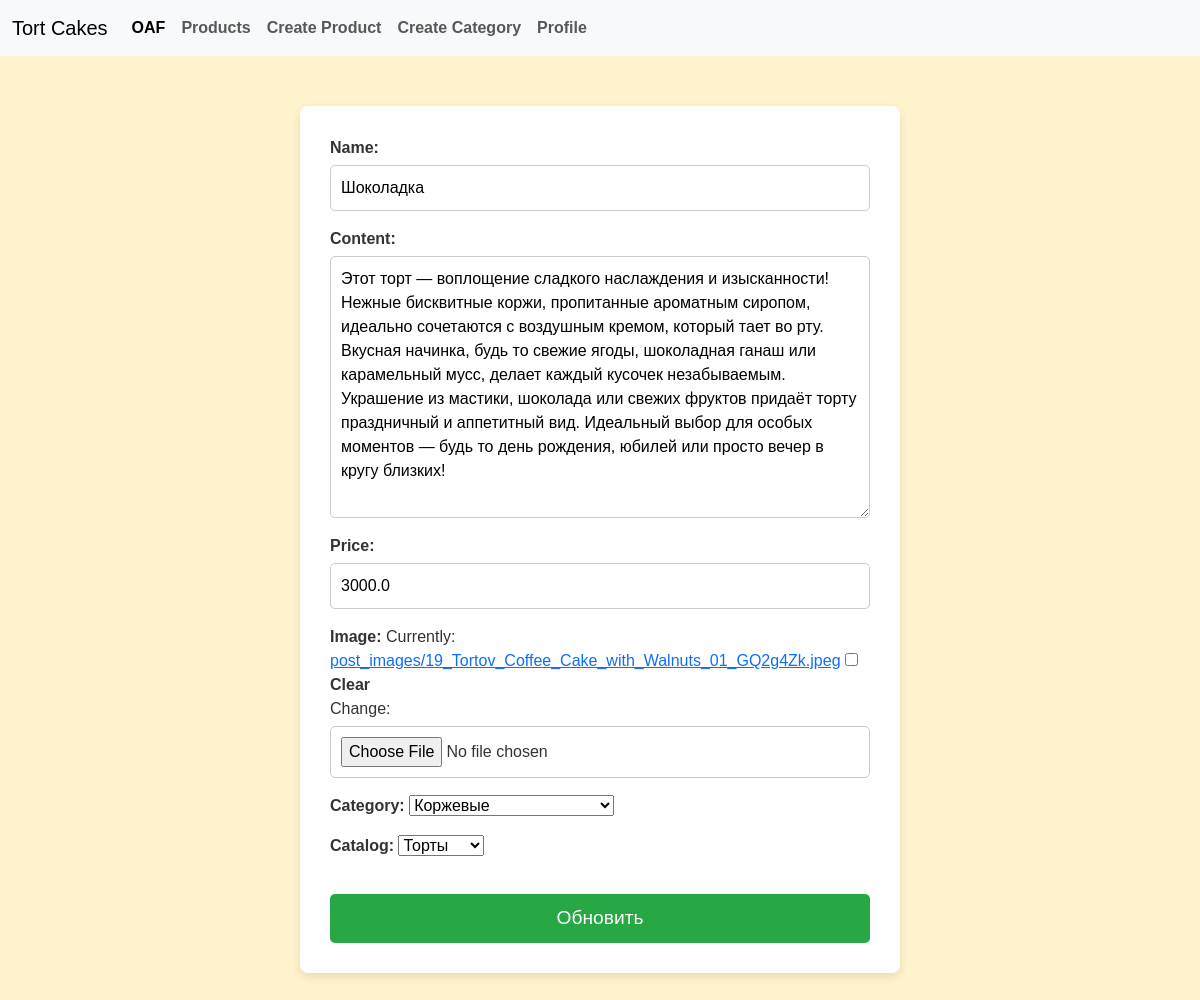
Screenshot of /products/4/update/ (signed in) with the database file from the repository.
### post/models.py (models this page shows, shortened)
class Product(models.Model):
    user = models.ForeignKey(
        'auth.User',
        on_delete=models.CASCADE,
        related_name='products',
        null=True
    )
    image = models.ImageField(upload_to='post_images', null=True, blank=True)
    name = models.CharField(max_length=100)
    content = models.TextField(null=True, blank=True)
    price = models.FloatField(default=0)
    created_at = models.DateTimeField(auto_now_add=True)
    updated_at = models.DateTimeField(auto_now=True)
    category = models.ForeignKey(
        Category,
        null=True,
        on_delete=models.CASCADE,
        related_name='category'
    )
    catalog = models.ForeignKey(
        Catalog,
        null=True,
        on_delete=models.CASCADE,
        related_name='catalog'
    )
    class Meta:
        verbose_name_plural = 'Продукты'
        verbose_name = 'Продукт'

class Category(models.Model):
    name = models.CharField(max_length=50)
    description = models.TextField(null=True, blank=True)
    def __str__(self):
        return f"{self.name}"
    class Meta:
        verbose_name_plural = 'Категории'
        verbose_name = 'Категория'

class Catalog(models.Model):
    name = models.CharField(max_length=50)
    description = models.TextField(null=True, blank=True)
    def __str__(self):
        return f"{self.name}"
    class Meta:
        verbose_name_plural = 'Каталоги'
        verbose_name = 'Каталог'

### post/views.py (the view, shortened to what this page needs)
# urls.py: path('products/<int:product_id>/update/', update_product_view),
@login_required(login_url='/login/')
def update_product_view(request, product_id):
    try:
        product = Product.objects.get(id=product_id)
    except:
        return HttpResponse(status=404)
    if request.method == 'GET':
        form = ProductForm(instance=product)
        return render(request,
                      'products/update_product.html',
                      context={"form": form})

### post/forms.py (shortened to what this page needs)
class ProductForm(forms.ModelForm):
    class Meta:
        model = Product
        fields = ['name', 'content', 'price', 'image', 'category', 'catalog']

### templates/products/update_product.html (shortened to what this page needs)
{% extends 'components/navbar.html' %}
{% load static %}
{% block content %}
<head>
    <link rel="stylesheet" type="text/css" href="{% static 'products/update_product.css' %}">
</head>
<body>
    <form action="" method="post" enctype="multipart/form-data">
        {{ form.as_p }}
        <input type="submit" name="Create" value="Обновить">
    </form>
</body>
{% endblock %}

### static/products/update_product.css (style rules this page uses)
body { font-family: 'Arial', sans-serif; background-color: #fff3cd; color: #333; margin: 0; padding: 0; }
form { background-color: #ffffff; padding: 30px; margin: 50px auto; width: 50%; border-radius: 8px; box-shadow: 0 4px 10px rgba(0, 0, 0, 0.1); }
form label { font-weight: bold; font-size: 1rem; color: #333; }
form input[type="text"], form input[type="number"], form input[type="file"], form textarea { width: 100%; padding: 10px; font-size: 1rem; border: 1px solid #ccc; border-radius: 5px; margin-top: 5px; }
form textarea { resize: vertical; min-height: 150px; }
form input[type="submit"] { background-color: #28a745; color: white; padding: 10px 20px; font-size: 1.2rem; border: none; border-radius: 5px; cursor: pointer; width: 100%; margin-top: 20px; }

### rows the page displays
Product: name "Шоколадка", content "Этот торт — воплощение сладкого наслаждения и изысканности! Нежные бисквитные коржи, пропитанные ароматным сиропом, идеально сочетаются с воздушным кремом, который тает во рту. Вкусная начинка, будь то свежие ягоды, шоколадная ганаш или карамельный мусс, делает каждый кусочек незабываемым. Украшение из мастики, шоколада или свежих фруктов придаёт торту праздничный и аппетитный вид. Идеальный выбор для особых моментов — будь то день рождения, юбилей или просто вечер в кругу близких!", price "3000.0", category "Коржевые", catalog "Торты"
